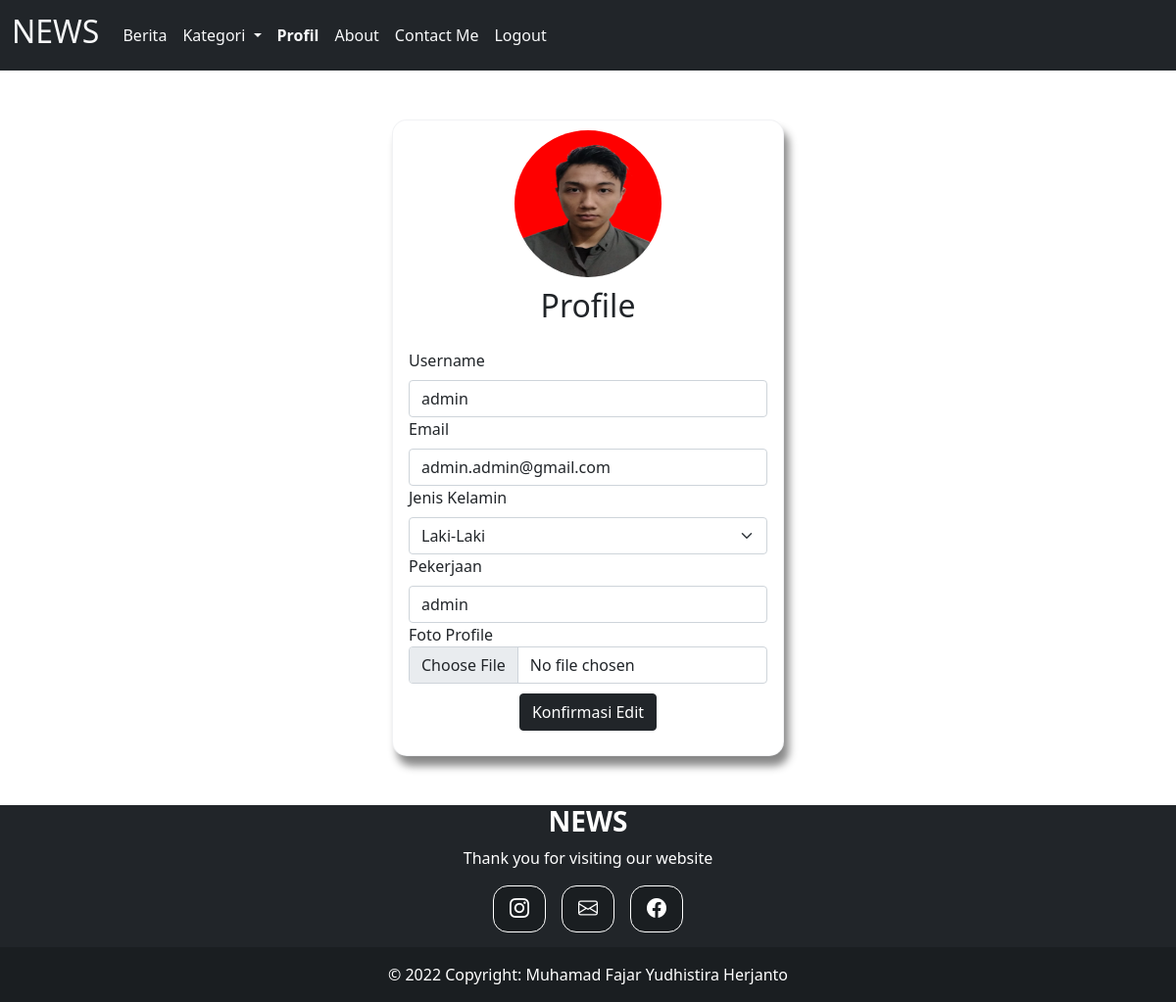
The page /user/editprofiluser.php?id=admin (signed in) on the database its author committed.
### tables this page shows
CREATE TABLE `user` (
  `id` varchar(30) NOT NULL,
  `username` varchar(50) NOT NULL,
  `email` varchar(50) NOT NULL,
  `jeniskelamin` enum('Laki-Laki','Perempuan','','') NOT NULL,
  `pekerjaan` varchar(50) NOT NULL,
  `password_user` varchar(50) NOT NULL,
  `thumbnail` varchar(255) NOT NULL,
  `level_user` varchar(15) NOT NULL
);

### user/editprofiluser.php (the view, shortened to what this page needs)
<?php
if (isset($_GET['id'])) {
include "../koneksi.php";
$id = $_GET['id'];
$query = mysqli_query($koneksi, "SELECT * FROM user WHERE
id='$id'");
$data = mysqli_fetch_array($query);
?>
<!DOCTYPE html>
<html lang="en">
    <head>
        <link rel="stylesheet" href="../css/bootstrap.min.css">
            <link rel="stylesheet" href="https://cdn.jsdelivr.net/npm/bootstrap-icons@1.8.1/font/bootstrap-icons.css">
    </head>
<body>
<nav class="navbar navbar-expand-lg navbar-light bg-dark ">
        <div class="container-fluid">
          <a class="navbar-brand text-light" href="#"><h2>NEWS</h2></a>
          <div class="collapse navbar-collapse" id="navbarNav">
            <ul class="navbar-nav justify-content-center">
              <li class="nav-item">
                <a class="nav-link text-light" href="indexuser.php">Berita</a>
              </li>
              <li class="nav-item dropdown">
               <a class="nav-link dropdown-toggle nav-link text-light" href="#" id="navbarDropdownMenuLink" role="button" data-bs-toggle="dropdown" aria-expanded="false">
               Kategori
          </a>
              </li>
              <li class="nav-item">
                <a class="nav-link text-light fw-bold" href="indexprofil.php">Profil</a>
              </li>
              <li class="nav-item">
                <a class="nav-link text-light" href="aboutpageuser.php">About</a>
              </li>
              <li class="nav-item">
                <a class="nav-link text-light" href="../contactpage.php">Contact Me</a>
              </li>
              <li class="nav-item">
                <a class="nav-link text-light" href="../logout.php">Logout</a>
              </li>
            </ul>
          </div>
        </div>
      </nav>
    <div class="container" style="height:750px;">
    <div class="card" style="height:650px; margin-top:50px; width:400px;">
         <center> <img  src="../images/<?= $data['thumbnail'] ?>"class="card-img-top" alt="" style="border-radius:50%; width:150px; height:150px; margin:10px;" ></center>
         <h2 style="text-align:center;">Profile</h2>
        <div class="card-body">
           <form action="editproccesprofiluser.php" method="post" enctype="multipart/form-data" >
                <label for="username" class="form-label">Username</label>
                   <input type="text" name="username" id="username" class="form-control" value="<?= $data['username']?>">
                <label for="email" class="form-label">Email</label>
                  <input type="email" name="email" id="email" class="form-control" value="<?= $data['email']?>">
                <label for="jeniskelamin" class="form-label">Jenis Kelamin</label>
                  <select name="jeniskelamin" id="jeniskelamin" class="form-select">
                                        <option
                                            value="Laki-Laki"
                                            <?= $data['jeniskelamin'] == "Laki-Laki" ? "Pilih" : "" ?>>Laki-Laki</option>
                  </select>
                <label for="pekerjaan" class="form-label">Pekerjaan</label>
                  <input type="text" name="pekerjaan" id="pekerjaan" class="form-control" value="<?= $data['pekerjaan']?>">
                <label for="thumbnail" class="Thumbnail">Foto Profile</label>
                  <input type="file" name="thumbnail" id="thumbnail" class="form-control">
                <div class="text-center" style="margin-top:10px;">
                  <button type="submit" name="edit" class="btn btn-dark">Konfirmasi Edit</button>
                </div>
                </form>
        </div>
    </div>
</div>
<?php
include "../footer.php";
?>
</body>
</html>
<?php
}
?>

### user/editprofiluser.php (style rules this page uses)
.container { display: flex; justify-content: center; flex-direction: row; }
.card { box-shadow: 5px 10px 8px #888888; border-radius: 15px; border: 1px solid rgba(209, 213, 219, 0.3); width:350px; }

### rows shown on the page
user: thumbnail (picture), username "admin", email "admin.admin@gmail.com", pekerjaan "admin"
